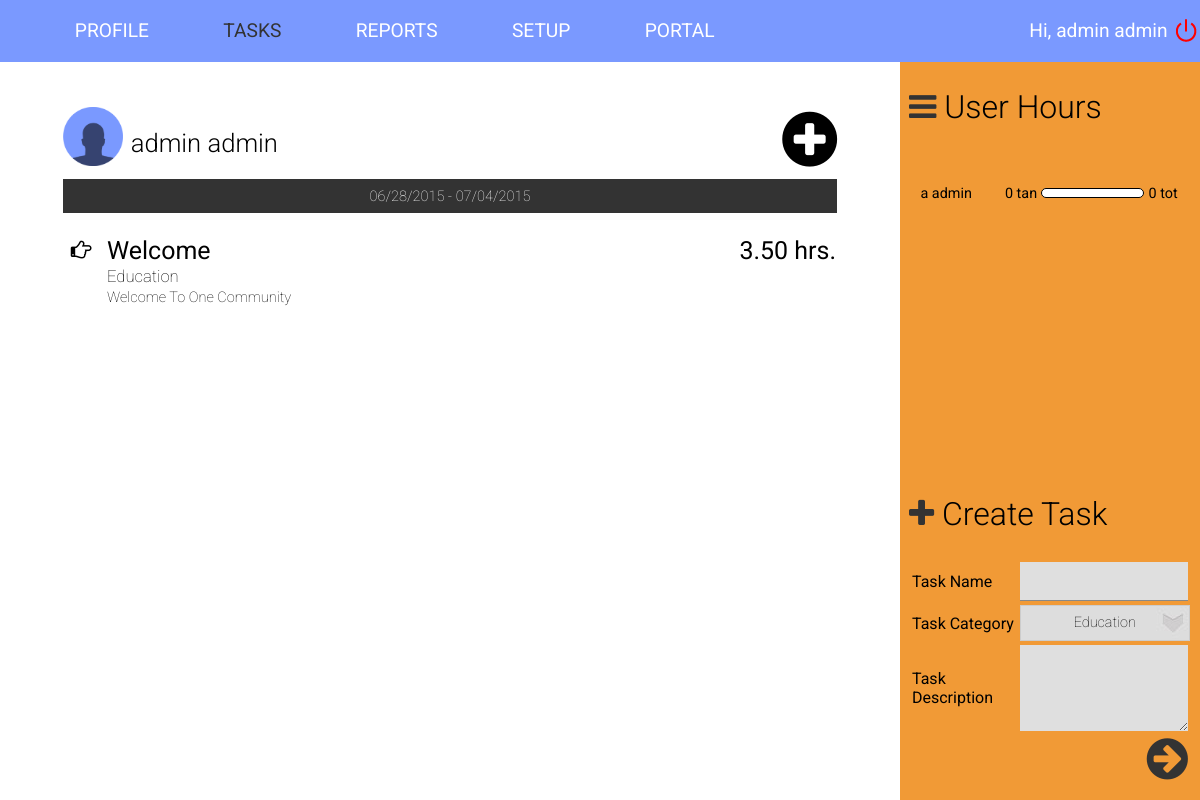
Screenshot of /cgi-bin/HGN/tasks/index.php (signed in) with the database file from the repository.
### tables this page shows
CREATE TABLE IF NOT EXISTS `user` (
  `user_id` int(11) NOT NULL AUTO_INCREMENT,
  `user_login` text NOT NULL,
  `user_password` text NOT NULL,
  `user_first_name` text NOT NULL,
  `user_last_name` text NOT NULL,
  `user_DOB` date NOT NULL,
  `user_week_hrs` int(11) NOT NULL,
  `user_extra_hrs` int(11) NOT NULL,
  `user_type_id` int(11) NOT NULL,
  `user_tel` text,
  `user_mail` text NOT NULL,
  PRIMARY KEY (`user_id`)
);

CREATE TABLE IF NOT EXISTS `task` (
  `task_id` int(11) NOT NULL AUTO_INCREMENT,
  `task_status_id` int(11) NOT NULL,
  `user_id` int(11) NOT NULL,
  `task_name` text NOT NULL,
  `task_description` text NOT NULL,
  `category_id` int(11) NOT NULL,
  `task_beginning_date` date NOT NULL,
  `task_end_date` int(11) NOT NULL,
  PRIMARY KEY (`task_id`)
);

CREATE TABLE IF NOT EXISTS `category` (
  `category_id` int(11) NOT NULL AUTO_INCREMENT,
  `category_description` text NOT NULL,
  PRIMARY KEY (`category_id`)
);

### cgi-bin/HGN/charts/hoursChartUsers.php (called while the page is built, shortened)
<?php
$counter = 0;
$currentWeek_temp = date("W", strtotime("D"));
$currentWeek = $currentWeek_temp - 1;
$currentYear = date("Y", strtotime("D"));
if ($_SESSION['user_type'] == 1 || $_SESSION['user_type'] == 2){
    $sql5 = "SELECT DISTINCT(u.user_id), u.user_first_name, u.user_last_name, u.user_week_hrs, SUM(s.sub_task_time) AS sum FROM user as u LEFT JOIN task AS t ON u.user_id = t.user_id LEFT JOIN sub_task AS s ON t.task_id = s.task_id GROUP BY u.user_id ORDER BY sum DESC";
}
$result5 = mysqli_query($conn, $sql5);
if (mysqli_num_rows($result5) > 0) {
    while ($row = mysqli_fetch_assoc($result5)) {
        $task_time_temp = 0;
        $sum_tangible_hours_temp = 0;
        $user_id_temp[$counter] = $row["user_id"];
        $user_name_temp[$counter] = $row["user_first_name"][0] . " " . $row["user_last_name"];
        $user_week_hrs_temp[$counter] = $row["user_week_hrs"];
        $sql6 = "SELECT task_id FROM task WHERE user_id = '{$user_id_temp[$counter]}'";
        $result6 = mysqli_query($conn, $sql6);
        if (mysqli_num_rows($result6) > 0) {
            while ($row = mysqli_fetch_assoc($result6)) {
                $task_id_temp = $row["task_id"];
                $sqlSub0 = "SELECT sub_task_time, sub_task_type_id FROM sub_task WHERE task_id = '{$task_id_temp}' AND week(sub_task_date) = '{$currentWeek}' AND year(sub_task_date) = '{$currentYear}'";
                $resultSub0 = mysqli_query($conn, $sqlSub0);
                if (mysqli_num_rows($resultSub0) > 0) {
                    while ($row = mysqli_fetch_assoc($resultSub0)) {
                        $task_time_temp = $task_time_temp + $row["sub_task_time"];
                      $sub_task_type_id_temp = $row["sub_task_type_id"];
                            $sqlSub = "SELECT sub_task_type_description FROM sub_task_type WHERE sub_task_type_id = '{$sub_task_type_id_temp}'";
                            $resultSub = mysqli_query($conn, $sqlSub);
                                if (mysqli_num_rows($resultSub) > 0) {
                                    while ($row2 = mysqli_fetch_assoc($resultSub)) {
                                        if(strcasecmp($row2["sub_task_type_description"], "tangible") == 0){
                                            $sum_tangible_hours_temp = $sum_tangible_hours_temp + $row["sub_task_time"];
                                        }
                                    }
                                }
                    }
                    }
                else{
                    $sum_tangible_hours_temp = $sum_tangible_hours_temp + 0;
                    $task_time_temp = $task_time_temp + 0;
                }
                $time_task[$counter] = $task_time_temp;
                $sum_tangible_hours[$counter] = $sum_tangible_hours_temp;
            }
        }
        $counter++;
    }
}

### cgi-bin/HGN/tasks/index.php (the view, shortened to what this page needs)
<?php
	$username = $_SESSION['username'];
	$servername = $_SESSION['servername'];
	$user_db = $_SESSION['user_db'];
	$password_db = $_SESSION['password_db'];
	$dbname = $_SESSION['dbname'];
$conn = new mysqli($servername, $user_db, $password_db, $dbname);
	include_once '../charts/hoursChartUsers.php';
$sql = "SELECT user_id, user_first_name, user_last_name, user_type_id, user_tel, user_mail FROM user WHERE user_login = '{$username}'";
$result = mysqli_query($conn, $sql);
if (mysqli_num_rows($result)) {
    $row = mysqli_fetch_assoc($result);
    $user_id = $row["user_id"];
    $user_first_name = $row["user_first_name"];
    $user_last_name = $row["user_last_name"];
}
if (isset($_POST['u'])) {
	$user_task_id = $_POST['u'];
	$sqlName = "SELECT user_first_name, user_last_name FROM user WHERE user_id = {$user_task_id}";
	$resultName = mysqli_query($conn, $sqlName);
	$row = mysqli_fetch_assoc($resultName);
	$user_task_first_name = $row["user_first_name"];
	$user_task_last_name = $row["user_last_name"];
} else {
	$user_task_id = $_SESSION["user_id"];
	$user_task_first_name = $user_first_name;
	$user_task_last_name = $user_last_name;
}
function calculaHoras($task_id, $yearweek, $conn) {
	$sql = "SELECT SUM(sub_task_time) AS total_horas
			FROM task LEFT JOIN sub_task ON task.task_id = sub_task.task_id
			WHERE task.task_id = '{$task_id}' AND YEARWEEK(sub_task.sub_task_date) = '{$yearweek}'
			GROUP BY task.task_id
			ORDER BY sub_task_date DESC";
	$result = mysqli_query($conn, $sql);
	if (mysqli_num_rows($result) > 0) {
		$row = mysqli_fetch_assoc($result);
		return $row["total_horas"];
	}
}
function getName($id, $table, $conn) {
	$sql = "SELECT {$table}_description AS name FROM {$table} WHERE {$table}_id = {$id}";
	$result = mysqli_query($conn, $sql);
	if (mysqli_num_rows($result) == 1){
		$row = mysqli_fetch_assoc($result);
		return $row["name"];
	}
}
?>
<html>
<head>
	<link href="../styles/tasks.css" rel="stylesheet">
	<link href="../styles/basicStyle.css" rel="stylesheet">
</head>
<body>
	<nav>
		<ul>
			<li> <a href="../profile.php"> PROFILE </a> </li>
			<li> <a href="../tasks" class="active"> TASKS </a> </li>
			<li> <a href="../reports.php" > REPORTS </a> </li>
			<li> <a href="../general"> SETUP </a> </li>
			<li> <a href="https://docs.google.com/spreadsheets/d/1bRcrZh3NT7Ya11cl_LQHDlfSD36UYbRfUcSNfBM4du8/edit#gid=0" target="_blank"> PORTAL </a> </li>
			<li class="right img"> <a href="../sessionStop.php"> <img src="../img/logoutIcon.png" alt="Logout"> </a> </li>
			<li class="right"> Hi, <?php echo $user_first_name . " " . $user_last_name ?> </li>
		</ul>
	</nav>
	<article class="artLeft">
		<div class="divUserTask">
			<img src="../img/pictureIcon.png">
			<h2 style="float:left; padding-left: 1%;"> <?php echo $user_task_first_name . " " . $user_task_last_name; ?> </h2>
			<?php if ($user_task_id == $user_id){ ?>
			<i class="fa fa-plus-circle fa-4x" style="float: right; cursor:hand;" id="showAddSubTask" onclick="showAdd()"></i>
			<?php } ?>
		</div>
		<div class = "divContentTasksList">
			<table id="tabelaTasks" class="high_table">
				<tbody>
						<?php
							$sqlWeek = "SELECT DISTINCT(YEARWEEK(sub_task_date)) AS yearweek, YEAR(sub_task_date) AS year, WEEK(sub_task_date) AS week FROM sub_task AS s LEFT JOIN task AS t ON s.task_id = t.task_id WHERE t.user_id = '{$user_task_id}' ORDER BY week DESC";
							$resultWeek = mysqli_query($conn, $sqlWeek);
							if (mysqli_num_rows($resultWeek) > 0) {
								while ($rowWeek = mysqli_fetch_assoc($resultWeek)) {
									$yearweek = $rowWeek["yearweek"];
									$year = $rowWeek["year"];
									$week = $rowWeek["week"] + 1;
									$date = date("m/d/Y", strtotime($year . "W" . $week));
									$date = date("m/d/Y", strtotime($date . "-1 day"));
									echo "<tr> <td colspan=3 class = 'divTopTasksList'>
												" . $date . " - " .  date("m/d/Y", strtotime($date . " +6 days")) . "
											</td> </tr>";
									$sql = "SELECT task.task_id, task.task_name, task.category_id, task.task_description
											FROM task LEFT JOIN sub_task ON task.task_id = sub_task.task_id
											WHERE task.user_id = '{$user_task_id}' AND YEARWEEK(sub_task_date) = '{$yearweek}'
											GROUP BY task.task_id
											ORDER BY sub_task_date DESC";
									$result = mysqli_query($conn, $sql);
									$count = 1;
									if (mysqli_num_rows($result) > 0) {
										while ($row = mysqli_fetch_assoc($result)) {
											$task_id = $row["task_id"];
											if (( $count % 2 )== 0){
												echo "<tr class='odd' valign='middle' onclick='showSubTask(" . $task_id . $week . ")' style='cursor: hand;' valign='center'>";
											} else {
												echo "<tr onclick='showSubTask(" . $task_id . $week . ")' style='cursor: hand;' valign='center'>";
											}
											echo "<td class='iconHand'><i class='fa fa-hand-o-right' style='color=#000000'></i></td>";
											echo "<td class='task'>";
											echo $row["task_name"];
											echo "</td><td class='hours'>";
											echo calculaHoras($task_id, $yearweek, $conn);
											echo " hrs.</td> </tr>";
											if (($count % 2) == 0){
												echo "<tr class='odd'>";
											} else {
												echo "<tr>";
											}
											echo "<td></td> <td class='category'> " . getName($row["category_id"], "category", $conn) . "</td> <td></td> </tr>";
											if (($count % 2) == 0) {
												echo "<tr class='odd'>";
											} else {
												echo "<tr>";
											}
											echo "<td></td> <td class='Description'> " . $row["task_description"] . "</td> <td colspan=2></td> </tr>";
											$count++;
										}
									}
								}
							}
							?>
				</tbody>
			</table>
		</div>
	</article>
	<article class="artRight">
		<div class="hoursBars" id="hoursBars">
		<h1> <i class="fa fa-bars smallIcon"></i> User Hours </h1>
			<table class="hoursBarsChart hours">
		            <?php
		            if (mysqli_num_rows($result5) > 0){
			            for($i=0; $i<count($user_name_temp); $i++){
			                $percent = getPercent($sum_tangible_hours[$i], $user_week_hrs_temp[$i]);
			                $color = getColor($sum_tangible_hours[$i], $user_week_hrs_temp[$i]);
	                    		$user_id_encode = $user_id_temp[$i];
							if($sum_tangible_hours[$i] > $user_week_hrs_temp[$i]){
	                    		$percent = getPercent($user_week_hrs_temp[$i]+0.01, $user_week_hrs_temp[$i]);
	                			echo "<tr onclick='showTasksID({$user_id_encode})' style='cursor: hand;'><td>" . $user_name_temp[$i] . "</td>";
	                			echo "<td style='text-align: right;'>" . $sum_tangible_hours[$i] . " tan" . "</td>";
	                			echo "<td style='width: 40%;'>" . "<div style='border-radius: 10px; border: 1px solid; background: #FFF; height: 8px;'><div style='width: " . $percent . "%; background-color: " . $color . "; border-radius: 10px; height: 8px;'></div></div>" . "</td>";
	                			echo "<td>" . $time_task[$i] . " tot" . "</td></tr>";
	                		} else{
	                			echo "<tr onclick='showTasksID({$user_id_encode})' style='cursor: hand;'><td>" . $user_name_temp[$i] . "</td>";
	                			echo "<td style='text-align: right;'>" . $sum_tangible_hours[$i] . " tan" . "</td>";
	                			echo "<td style='width: 40%;'>" . "<div style='border-radius: 10px; border: 1px solid; background: #FFF; height: 8px;'><div style='width: " . $percent . "%; background-color: " . $color . "; border-radius: 10px; height: 8px;'></div></div>" . "</td>";
	                			echo "<td>" . $time_task[$i] . " tot" . "</td></tr>";
			            	}
			            }
		        	}
		            ?>
		    </table>
		</div>
		<div class="createBigTask" id="createBigTask">
			<h1> <i class="fa fa-plus smallIcon"></i> Create Task </h1>
			<form action="addNewTask.php" method="post" id="addTask">
				<table>
					<tr>
						<td> Task Name </td>
						<td> <input type="text" class="wrapper" name="taskName" <?php if ($user_task_id <> $user_id){ ?> disabled<?php } ?>> </td>
					</tr>
					<tr>
						<td> Task Category </td>
						<td>
							<div class="styled-select" style="font-size: 60%;" >
							<select name="taskCategory" <?php if ($user_task_id <> $user_id){ ?> disabled<?php } ?> >
								<?php
								$sql3 = "SELECT category_id, category_description FROM category";
								$result3 = mysqli_query($conn, $sql3);
								if ($result3 || mysqli_num_rows($result3) ) {
									while ($row3 = mysqli_fetch_assoc($result3)){
										$task_category_id = $row3["category_id"];
										$task_category_name = $row3["category_description"];
										echo "<option value='";
										echo $task_category_id;
										echo "' ";
										echo "> ";
										echo $task_category_name;
										echo "</option>";
									}
								}
								?>
							</select>
							</div>
						</td>
					</tr>
					<tr>
						<td> Task Description </td>
						<td> <textarea class="wrapper" rows=4 name="taskDescription" <?php if ($user_task_id <> $user_id){ ?> disabled<?php } ?>> </textarea>
					<tr>
						<td colspan=2> <p style="font-size: 80%; float:left;"><?php if ($user_task_id <> $user_id){ ?> * You can't create tasks for another user. <?php } ?></p>
						<i class="fa fa-arrow-circle-right smallIcon fa-3x" style="cursor: hand; float: right;" onclick="document.getElementById('addTask').submit();"></i> </td>
					</tr>
				</table>
			</form>
			</div>
		</article>
</body>
</html>

### rows the page displays
user: user_first_name "admin", user_last_name "admin"
task: task_name "Welcome", conn "3.50", category.category_description "Education", task_description "Welcome To One Community"

### other values shown
$date "06/28/2015"
date("m/d/Y", strtotime($date . " +6 days")) "07/04/2015"
$user_name_temp[$i] "a admin"
$sum_tangible_hours[$i] "0"
$time_task[$i] "0"
form field taskCategory "Education"
